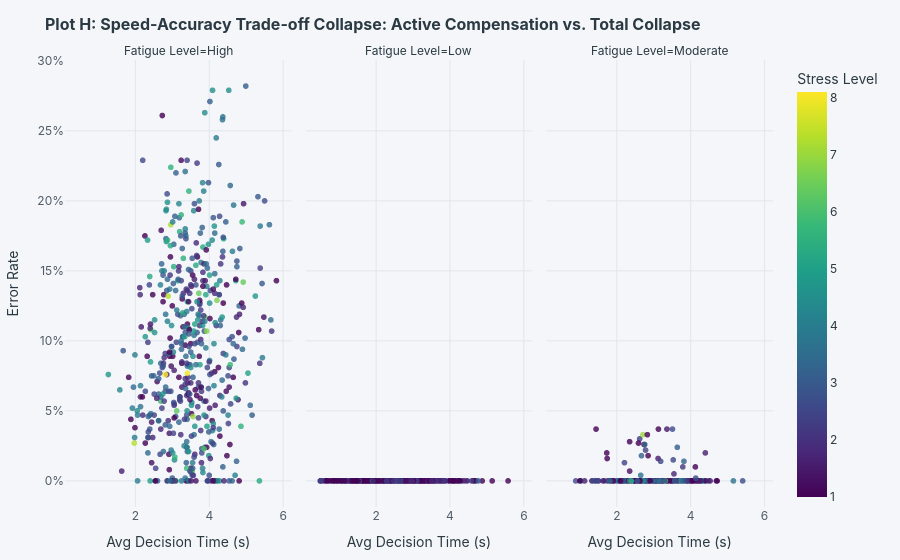

Here is the notebook cell this chart was saved with:
### Markdown cell above
### 🛑 Plot H: Speed-Accuracy Trade-off (SAT) Collapse (Faceted SAT Plots)
* **The Non-Obvious:** Under low and moderate fatigue, users successfully compensate for high stress by slowing down, maintaining a 0% error rate. Under high fatigue, this trade-off collapses completely: users work at maximum sluggishness and yet experience massive error rates (10%+).
* **Visualization:** Interactive faceted scatter plot mapping `Avg_Decision_Time_sec` (X) vs. `Error_Rate` (Y), faceted by `Fatigue_Level` class, and colored by `Stress_Level_1_10`.

### Code cell
fig_h = px.scatter(
    sample_df,
    x='Avg_Decision_Time_sec',
    y='Error_Rate',
    facet_col='Fatigue_Level',
    color='Stress_Level_1_10',
    color_continuous_scale='Viridis',
    labels={
        'Avg_Decision_Time_sec': 'Avg Decision Time (s)',
        'Error_Rate': 'Error Rate',
        'Fatigue_Level': 'Fatigue Level',
        'Stress_Level_1_10': 'Stress Level'
    },
    title='<b>Plot H: Speed-Accuracy Trade-off Collapse: Active Compensation vs. Total Collapse</b>',
    opacity=0.8
)
fig_h.update_traces(marker=dict(line=dict(width=0)))
fig_h.update_layout(yaxis=dict(tickformat='.0%'), margin=dict(l=40, r=40, t=60, b=40))
fig_h.show()

### Figure 1 — Plotly figure (JSON) as saved in the notebook; plotly's stock layout.template omitted (floating-point values rounded to 4 significant figures; data arrays with more than 128 entries replaced by an {"elided": "..."} marker saying what was removed)
{"data": [{"hovertemplate": "Fatigue Level=High<br>Avg Decision Time (s)=%{x}<br>Error Rate=%{y}<br>Stress Level=%{marker.color}<extra></extra>", "legendgroup": "", "marker": {"color": {"elided": "512 float values"}, "coloraxis": "coloraxis", "line": {"width": 0}, "opacity": 0.8, "symbol": "circle"}, "mode": "markers", "name": "", "showlegend": false, "type": "scattergl", "x": {"elided": "512 float values"}, "xaxis": "x", "y": {"elided": "512 float values"}, "yaxis": "y"}, {"hovertemplate": "Fatigue Level=Low<br>Avg Decision Time (s)=%{x}<br>Error Rate=%{y}<br>Stress Level=%{marker.color}<extra></extra>", "legendgroup": "", "marker": {"color": {"elided": "704 float values"}, "coloraxis": "coloraxis", "line": {"width": 0}, "opacity": 0.8, "symbol": "circle"}, "mode": "markers", "name": "", "showlegend": false, "type": "scattergl", "x": {"elided": "704 float values"}, "xaxis": "x2", "y": {"elided": "704 int values"}, "yaxis": "y2"}, {"hovertemplate": "Fatigue Level=Moderate<br>Avg Decision Time (s)=%{x}<br>Error Rate=%{y}<br>Stress Level=%{marker.color}<extra></extra>", "legendgroup": "", "marker": {"color": {"elided": "284 float values"}, "coloraxis": "coloraxis", "line": {"width": 0}, "opacity": 0.8, "symbol": "circle"}, "mode": "markers", "name": "", "showlegend": false, "type": "scattergl", "x": {"elided": "284 float values"}, "xaxis": "x3", "y": {"elided": "284 float values"}, "yaxis": "y3"}], "layout": {"annotations": [{"font": {}, "showarrow": false, "text": "Fatigue Level=High", "x": 0.16, "xanchor": "center", "xref": "paper", "y": 1, "yanchor": "bottom", "yref": "paper"}, {"font": {}, "showarrow": false, "text": "Fatigue Level=Low", "x": 0.5, "xanchor": "center", "xref": "paper", "y": 1, "yanchor": "bottom", "yref": "paper"}, {"font": {}, "showarrow": false, "text": "Fatigue Level=Moderate", "x": 0.84, "xanchor": "center", "xref": "paper", "y": 1, "yanchor": "bottom", "yref": "paper"}], "coloraxis": {"colorbar": {"title": {"text": "Stress Level"}}, "colorscale": [[0, "#440154"], [0.1111, "#482878"], [0.2222, "#3e4989"], [0.3333, "#31688e"], [0.4444, "#26828e"], [0.5556, "#1f9e89"], [0.6667, "#35b779"], [0.7778, "#6ece58"], [0.8889, "#b5de2b"], [1, "#fde725"]]}, "legend": {"tracegroupgap": 0}, "margin": {"b": 40, "l": 40, "r": 40, "t": 60}, "title": {"text": "<b>Plot H: Speed-Accuracy Trade-off Collapse: Active Compensation vs. Total Collapse</b>"}, "xaxis": {"anchor": "y", "domain": [0, 0.32], "title": {"text": "Avg Decision Time (s)"}}, "xaxis2": {"anchor": "y2", "domain": [0.34, 0.66], "matches": "x", "title": {"text": "Avg Decision Time (s)"}}, "xaxis3": {"anchor": "y3", "domain": [0.68, 1.0], "matches": "x", "title": {"text": "Avg Decision Time (s)"}}, "yaxis": {"anchor": "x", "domain": [0, 1], "tickformat": ".0%", "title": {"text": "Error Rate"}}, "yaxis2": {"anchor": "x2", "domain": [0, 1], "matches": "y", "showticklabels": false}, "yaxis3": {"anchor": "x3", "domain": [0, 1], "matches": "y", "showticklabels": false}}}
